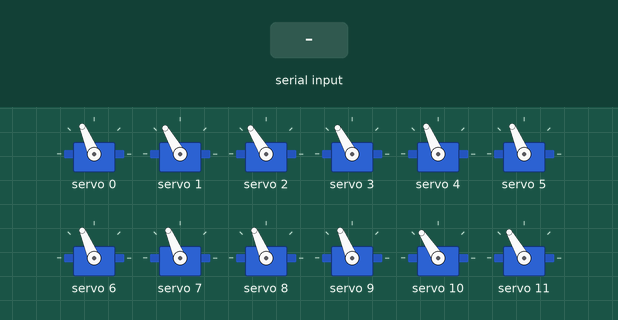
The sketch below on a simulated Arduino Uno, built with avr-gcc and run on an emulated ATmega328P. Parts: 12 × servo. The inputs (shaded band) are chosen by the test bench. What the sketch prints to the serial monitor is not drawn.

Above: at 1.8 s.
1.9 s: "test\n" received over Serial
3.7 s: "test\n" received over Serial
At 8.0 s:
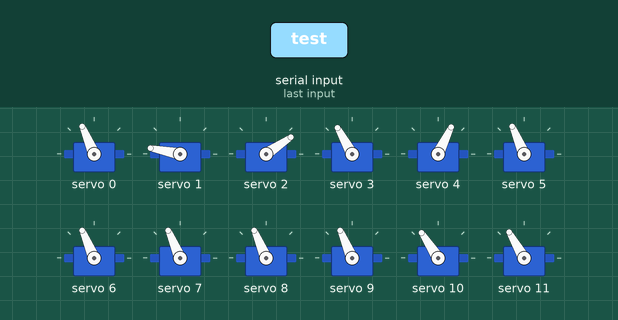
At 10.5 s:
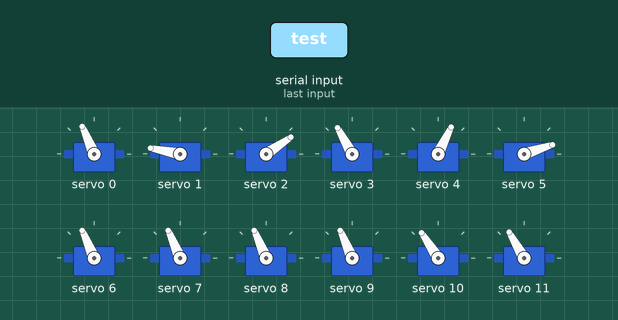
Timing chart, 0 to 23.6 s (numbered marks = the images above; inputs shaded):
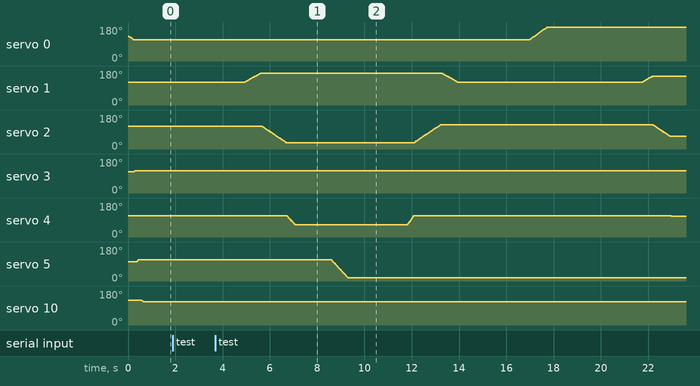

Measured:
- after the input at 1.9 s, every drawn part: stays the same
- after the input at 3.7 s, servo 0: moves from 113° to 180° over 0.73 s, starting after 13.3 s; servo 5: moves from 113° to 18° over 0.71 s, starting after 4.9 s

The sketch:

handover_task.ino
```cpp
// ============================================================
// EENG6010 — Coordinated Control of Robot Arms
// Handover Task Firmware
// University of Kent
//
// Performs a sequential object handover:
//   Left arm picks → rotates → transfers to right arm → right arm drops
//
// Motion profile: smoothMove() — single-axis sequential steps
// Serial protocol: broadcastAngles() after every move
// Handshake: knock-knock — waits for Python 'k' byte before starting
//
// Serial commands:  "test"  → executeFullCycle()
// ============================================================

#include <Wire.h>
#include <Adafruit_PWMServoDriver.h>

Adafruit_PWMServoDriver pwm = Adafruit_PWMServoDriver();

#define SERVO_FREQ  50
#define BIG_MIN    130    // DM996 / MG996R: Base, Shoulder, Elbow (pins 0-2, 10-12)
#define BIG_MAX    600
#define SMALL_MIN  150    // SG90: Wrist Roll, Wrist Pitch, Gripper (pins 3-5, 13-15)
#define SMALL_MAX  550

// Current joint angles — updated after every move
int currentAngles[16] = {100, 90, 90, 90, 90, 80, 90, 90, 90, 90, 100, 90, 90, 90, 95, 80};

// ============================================================
// SETUP
// ============================================================
void setup() {
  Serial.begin(115200);
  pwm.begin();
  pwm.setPWMFreq(SERVO_FREQ);

  // Drive all servos to starting positions
  for (int i = 0; i < 16; i++) { setAngle(i, currentAngles[i]); }
  goHome();

  // Knock-knock handshake — hold until Python sends knock byte
  while (Serial.available() <= 0) { delay(500); }
  while (Serial.available() > 0)  { Serial.read(); }  // flush

  broadcastAngles();
  Serial.println("Action: System Ready");
}

// ============================================================
// LOOP — command dispatcher
// ============================================================
void loop() {
  if (Serial.available() > 0) {
    String cmd = Serial.readStringUntil('\n');
    cmd.trim();
    if (cmd == "test") {
      executeFullCycle();
    }
  }
}

// ============================================================
// broadcastAngles — streams all 16 servo positions over serial
// Called after every smoothMove so dashboard stays in sync
// ============================================================
void broadcastAngles() {
  for (int i = 0; i < 16; i++) {
    Serial.print("Servo:");
    Serial.print(i);
    Serial.print(",");
    Serial.println(currentAngles[i]);
  }
}

// ============================================================
// smoothMove — single-axis sequential motion (±1° per step)
// ============================================================
void smoothMove(int pin, int targetAngle, int speedDelay) {
  int startAngle = currentAngles[pin];
  if (startAngle == targetAngle) return;

  if (startAngle < targetAngle) {
    for (int i = startAngle; i <= targetAngle; i++) {
      setAngle(pin, i);
      delay(speedDelay);
    }
  } else {
    for (int i = startAngle; i >= targetAngle; i--) {
      setAngle(pin, i);
      delay(speedDelay);
    }
  }
  currentAngles[pin] = targetAngle;
  broadcastAngles();  // broadcast after every move
}

// ============================================================
// HANDOVER SEQUENCE
// ============================================================
void executeFullCycle() {

  // --- STEP 1: LEFT ARM PICK ---
  Serial.println("Action: Left arm picking");
  delay(1200);
  smoothMove(5, 90, 7);              // Gripper open
  smoothMove(1, 130, 17);            // Shoulder forward
  smoothMove(2, 21, 14);             // Elbow extend
  smoothMove(3, 96, 7);              // Wrist roll neutral
  smoothMove(4, 44, 7);              // Wrist pitch down
  delay(1500);
  smoothMove(5, 0, 7);               // Gripper close (grip object)
  delay(1500);

  // --- STEP 2: CENTERING ---
  Serial.println("Action: Centering mass");
  delay(1000);
  smoothMove(4, 90, 5);
  smoothMove(2, 97, 14);
  smoothMove(1, 90, 17);
  delay(2000);

  // --- STEP 3: ROTATE TO HANDOVER ---
  Serial.println("Action: Rotating to handover");
  delay(1000);
  smoothMove(0, 172, 13);            // Base rotation to face right arm
  delay(2500);

  // --- STEP 4: EXTEND TO TRANSFER POSITION ---
  Serial.println("Action: Extending left arm");
  delay(1000);
  smoothMove(1, 115, 17);
  smoothMove(2, 48, 14);
  smoothMove(4, 88, 7);
  delay(2500);

  // --- STEP 5: RIGHT ARM RECEIVE ---
  Serial.println("Action: Right arm receiving");
  delay(1200);
  smoothMove(14, 89, 7);
  smoothMove(13, 0, 7);
  smoothMove(12, 42, 14);
  smoothMove(11, 115, 17);
  smoothMove(10, 18, 13);
  delay(1800);
  smoothMove(15, 5, 7);

  Serial.println("Action: Right arm grabbing");
  delay(800);
  smoothMove(15, 0, 7);              // Right gripper closes on object
  delay(3000);

  // --- STEP 6: HANDOVER RELEASE ---
  Serial.println("Action: Left arm release");
  delay(1000);
  smoothMove(5, 90, 7);              // Left gripper opens
  delay(2000);

  // --- STEP 7: MOVE RIGHT ARM TO DROP ZONE ---
  Serial.println("Action: Right arm moving to drop zone");
  delay(1200);
  smoothMove(12, 90, 14);
  smoothMove(11, 90, 17);
  smoothMove(10, 93, 13);
  smoothMove(11, 130, 17);
  smoothMove(12, 21, 14);
  smoothMove(13, 92, 7);
  smoothMove(14, 44, 7);
  delay(2500);

  // --- STEP 8: FINAL DROP ---
  Serial.println("Action: Dropping object");
  delay(1000);
  smoothMove(15, 90, 7);             // Right gripper opens — object released
  delay(2500);

  // --- STEP 9: RETURN HOME ---
  Serial.println("Action: Homing both arms");
  delay(1000);
  homeLeft();
  delay(2500);
  homeRight();

  Serial.println("Action: Mission complete");
}

// ============================================================
// HOME POSITIONS
// ============================================================
void homeLeft() {
  smoothMove(0, 85, 13);
  smoothMove(4, 90, 7);
  smoothMove(3, 96, 7);
  smoothMove(2, 91, 15);
  smoothMove(1, 90, 17);
  smoothMove(5, 90, 7);
}

void homeRight() {
  smoothMove(14, 90, 7);
  smoothMove(13, 92, 7);
  smoothMove(12, 90, 15);
  smoothMove(11, 90, 17);
  smoothMove(10, 93, 13);
  smoothMove(15, 90, 7);
}

void goHome() {
  homeLeft();
  homeRight();
}

// ============================================================
// setAngle — drives a servo and updates currentAngles[]
// ============================================================
void setAngle(int pin, int angle) {
  int pulse = ((pin >= 0 && pin <= 2) || (pin >= 10 && pin <= 12))
              ? map(angle, 0, 180, BIG_MIN, BIG_MAX)
              : map(angle, 0, 180, SMALL_MIN, SMALL_MAX);
  pwm.setPWM(pin, 0, pulse);
}
```
